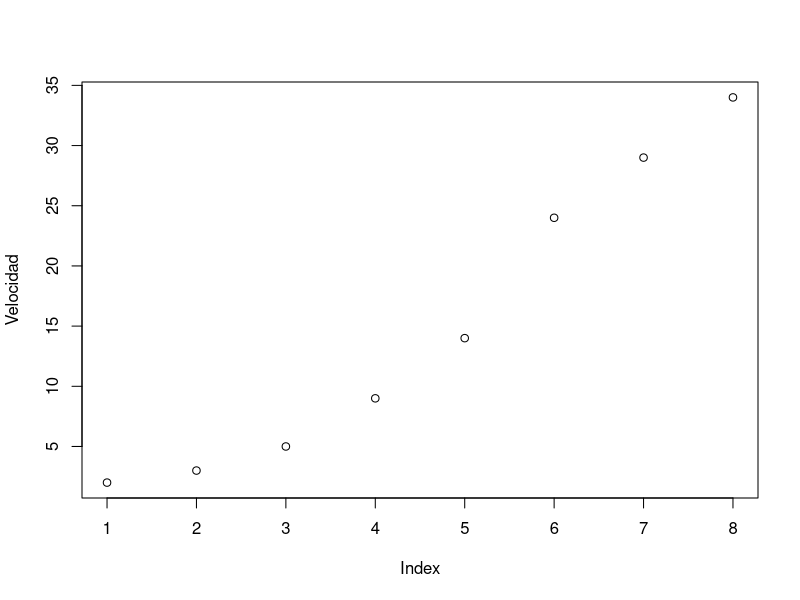
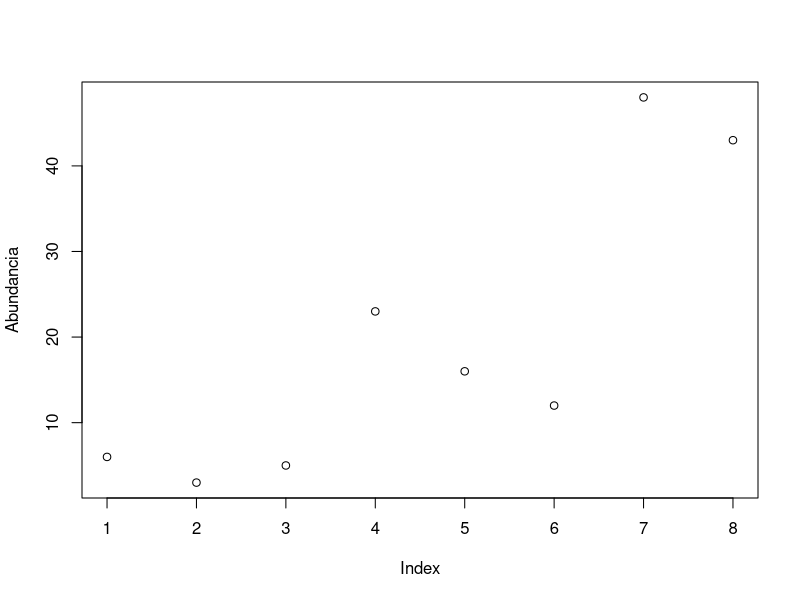
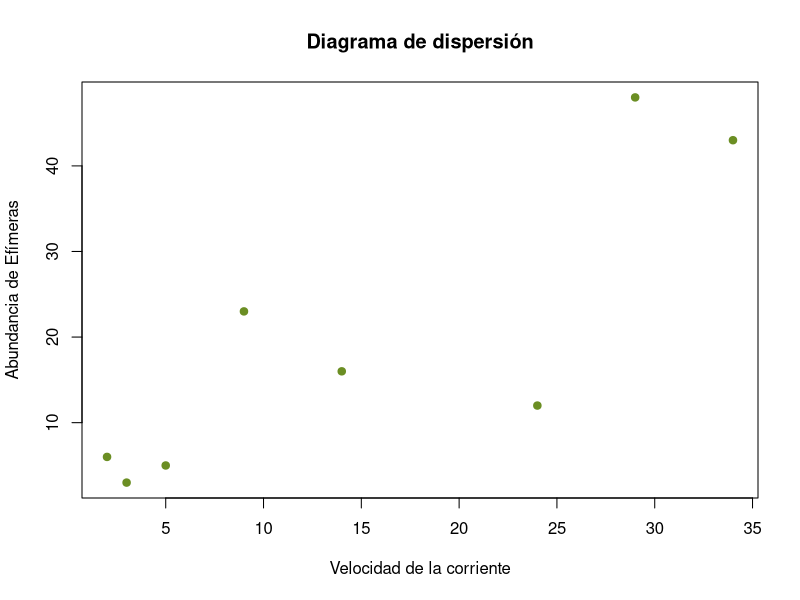
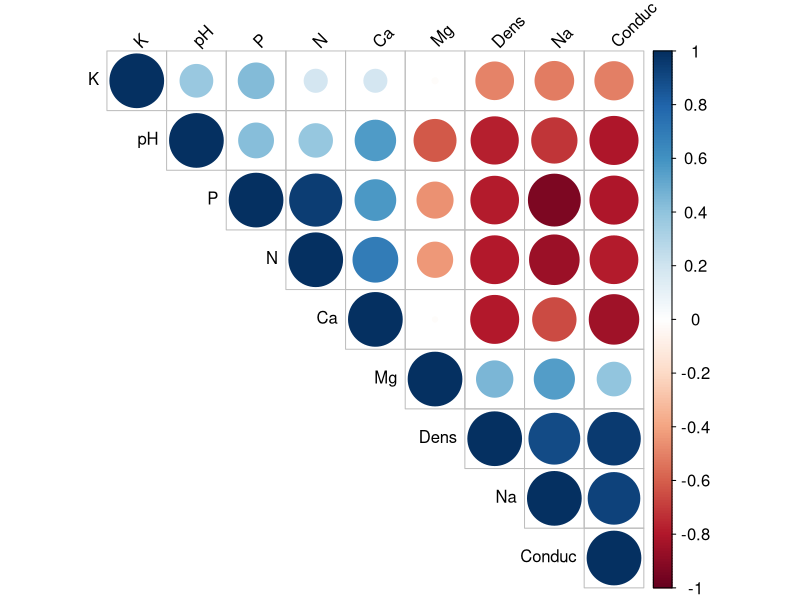
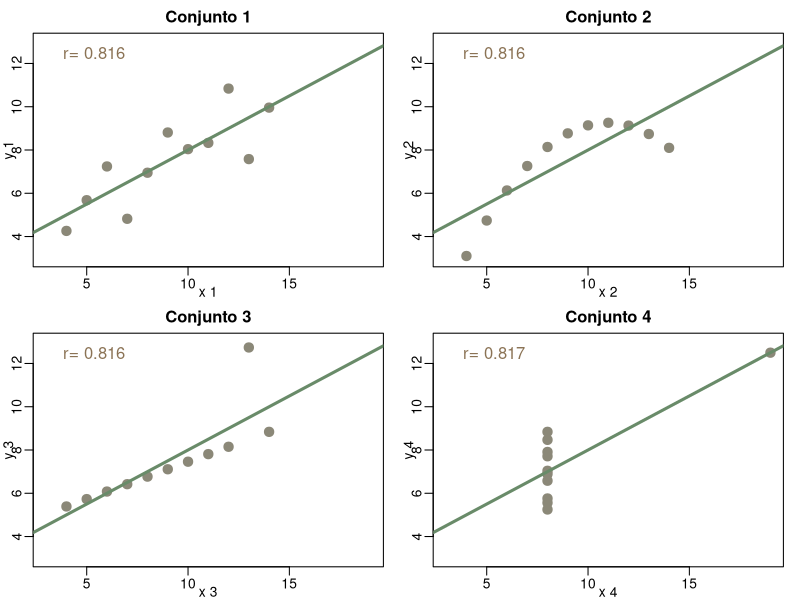

R code for these plots, in order:
##############################################################################

#Laboratorio 8 
#Tarea: HW_05 
#02/10/25 
#Evelyn Sofia Ruiz Galarza 
#Dr.Marco Aurelio González Tagle 

##############################################################################

# E J E R C I C I O  N.1 

resp <- data.frame( 
  Velocidad <- c(2,3,5,9,14,24,29,34),
  Abundancia  <- c(6,3,5,23,16,12,48,43)
)

resp$Rango_velocidad <- rank(resp$Velocidad,
                             ties.method = "first")
resp$Rango_Abundancia <- rank(resp$Abundancia, 
                              ties.method = "first")
plot(Velocidad)
plot(Abundancia)
plot(resp$Velocidad,
     resp$Abundancia,
     main = "Diagrama de dispersión",
     xlab = "Velocidad de la corriente",
     ylab = "Abundancia de Efímeras",
     pch = 19,      
     col = "olivedrab")

#Es estadisticamente significativa la correlación? 
#Se rechaza la H0 o la H1? 
#H0=No existe una correlación entre la velocidad del arroyo 
#y la abundancia de efímeras
#H1=“Existe una correlación positiva entre la velocidad de los arroyos
#y la abundancia de efímeras 

resp$dif<- resp$Rango_velocidad -
  resp$Rango_Abundancia
resp$dif2<- resp$dif^2
sum(resp$dif2)

length(resp$Rango_velocidad)
length(resp$Rango_Abundancia)

#Para ver si la distribución de mis datos es normal 

shapiro.test(resp$Velocidad....c.2..3..5..9..14..24..29..34.)
shapiro.test(resp$Abundancia....c.6..3..5..23..16..12..48..43.)

#Los datos no son normales, ya que son 
#mayores a 0.05 es por eso que se utiliza el método
#de Spearman 


#Función de correlación 

cor.test(resp$Rango_velocidad,
         resp$Rango_Abundancia,
         method = "spearman")

cor.test(resp$Velocidad....c.2..3..5..9..14..24..29..34., 
         resp$Abundancia....c.6..3..5..23..16..12..48..43.,
         method = "spearman")

#p=VALUE:  0.02178 
#R= 0.80 Nos indica una correlación muy alta 
#Ambas variables se explican una a la otra 
#Se rechaza la Hipótesis nula 

##############################################################################

#E J E R C I C I O N.2 

datos_suelo <- read.csv("suelo.csv")

library(Hmisc)
library(reshape2)

#Para empezar a trabajar con la base de datos 
#se selecciona primero todos los datos númericos 

variables <- datos_suelo[, c("pH", "N", "Dens", "P", "Ca", "Mg","K",
                       "Na", "Conduc")]

#Se calculan correlaciones y p-values con Pearson 

resultados <- rcorr(as.matrix(variables),type = "pearson")

#Extraer resultados de correlaciones y p-values 

cor_matrix <- resultados$r
p_matrix <- resultados$P

#Upper.tri para convertir los datos a una tabla sin 
#duplicados ni diagonal

get_corr_table <- function(cor_matrix, p_matrix) {
  ut <- upper.tri(cor_matrix)
  data.frame(
    Var1=rownames(cor_matrix)[row(cor_matrix)[ut]],
    Var2=colnames(cor_matrix)[col(cor_matrix)[ut]],
    Correlation = cor_matrix[ut],
    p_value= p_matrix[ut]
  )
}

results <- get_corr_table(cor_matrix, p_matrix)

print(results)

#Se debe adaptar la información en un cuadro como el 
#Cuadro ejemplo 3 

#Crear una columna de "Conjunto"
results$Conjunto <- paste(results$Var1, "-", results$Var2)

#Se reordenan las columnas 
Tabla_final <- results[, c("Conjunto","Correlation","p_value")]

#Renombrar 
colnames(Tabla_final) <- c("Conjunto","r","valor de P")
print(Tabla_final)

library(corrplot)
orden <- c("K", "pH","P","N","Ca","Mg","Dens","Na","Conduc")
cor_matrix2 <- cor_matrix[orden, orden]

corrplot(cor_matrix2, 
         method = "circle", 
         type="upper",
         order="original",
         tl.col= "black",
         tl.srt= 45,
         cl.cex =1,
         cl.pos="r",
         )

##############################################################################

# E J E R C I C I O N.3 

#Cargar base de datos 
data("anscombe")

#Ajustar márgenes mínimos: abajo, 
#izquierda, arrib, derecha 
par(mar=c(2,2,2,1))
#Establecer una cuadrícula de 2x2 
par(mfrow= c(2,2))
#Reducir el espacio entre ejes y reducir etiquetas 
par(mgp=c(1, 0.5, 0))

#Configurar área de gráficos con 2 filas, 2 columnas
par(mfrow=c(2,2))

#Crear los 4 gráficos solicitados 
for(i in 1:4) {
x <- anscombe[,i] #Columnas x1, x2, x3, x4 
y <- anscombe [, i + 4 ] #Columnas y1,y2,y3,y4

#Gráficos 

plot(x, y, 
     main= paste("Conjunto", i), 
     xlab=paste("x", i),
     ylab=paste("y", i),
     pch= 19, 
     col= "cornsilk4", 
     cex=1.5,
     xlim=c(3,19),
     ylim=c(3,13))

#Línea de regresión 
abline(lm(y ~ x ), col= "darkseagreen4", lwd= 3)

#Estadísticas 

r <- round(cor(x,y),3)
legend("topleft", 
       legend = paste("r=",r),
       bty="n",
       text.col="burlywood4",
       cex=1.2)
}
#Para restaurarlo a configuración normal 
par(mfrow = c(1,1))

##################################################################

# E J E R C I C I O N.3 

x1 <- c(10.0, 8.0, 13.0, 9.0, 11.0, 14.0, 6.0, 4.0, 12.0, 7.0, 5.0)
y1 <- c(8.04, 6.95, 7.58, 8.81, 8.33, 9.96, 7.24, 4.26, 10.84, 4.82, 5.68)

x2 <- c(10.0, 8.0, 13.0, 9.0, 11.0, 14.0, 6.0, 4.0, 12.0, 7.0, 5.0)
y2 <- c(9.14, 8.14, 8.74, 8.77, 9.26, 8.10, 6.13, 3.10, 9.13, 7.26, 4.74)

x3 <- c(10.0, 8.0, 13.0, 9.0, 11.0, 14.0, 6.0, 4.0, 12.0, 7.0, 5.0)
y3 <- c(7.46, 6.77, 12.74, 7.11, 7.81, 8.84, 6.08, 5.39, 8.15, 6.42, 5.73)

x4 <- c(8.0, 8.0, 8.0, 8.0, 8.0, 8.0, 8.0,19.0, 8.0, 8.0, 8.0)
y4 <- c(6.58, 5.76, 7.71, 8.84, 8.47, 7.04, 5.25, 12.50, 5.56, 7.91, 6.8)

calculo_prop<-  function(x, y){
      modelo <- lm(y ~ x)
      list(
        media_x = mean(x),
        var_x = var(x),
        media_y = mean(y),
        var_y = var(y),
        correlacion = cor(x,y),
        regresion = coef(modelo),
        R2 = summary(modelo)$r.squared
      )
}
#Resultados para cada conjunto
result1 <- calculo_prop(x1, y1)
result2 <- calculo_prop(x2, y2)
result3 <- calculo_prop(x3, y3)
result4 <- calculo_prop(x4, y4)

#Mostrar resultados 
result1 
result2 
result3 
result4 

#Para mostrar los resultados en un formato tabla 
calc_prop_df <- function(x, y){
  modelo <- lm(y ~ x)
  data.frame(
    `Media de x` = mean(x),
    `Varianza de x` = var(x),
    `Media de y` = mean(y),
    `Varianza de y` = var(y),
    `Correlación x-y` = cor(x,y),
    `Intersección` = coef(modelo)[1],
    `Pendiente` = coef(modelo)[2],
    `R2` = summary(modelo)$r.squared
  )
}

#Resultados para cada conjunto
df1 <- calc_prop_df(x1, y1)
df2 <- calc_prop_df(x2, y2)
df3 <- calc_prop_df(x3, y3)
df4 <- calc_prop_df(x4, y4)

#Se une todo en una sola tabla 

cuadro4 <- rbind(df1, df2, df3, df4)
rownames(cuadro4) <- c("Conjunto I", "Conjunto II", "Conjunto III", "Conjunto IV")

print(cuadro4)

#Para generar el cuadro 5 

cuadro5 <- data.frame(
  I_x =x1, I_y= y1, 
  II_x= x2, II_y = y2,
  III_x = x3, III_y = y3,
  IV_x = x4, IV_y = y4
)

print(cuadro5)

############################################################################
